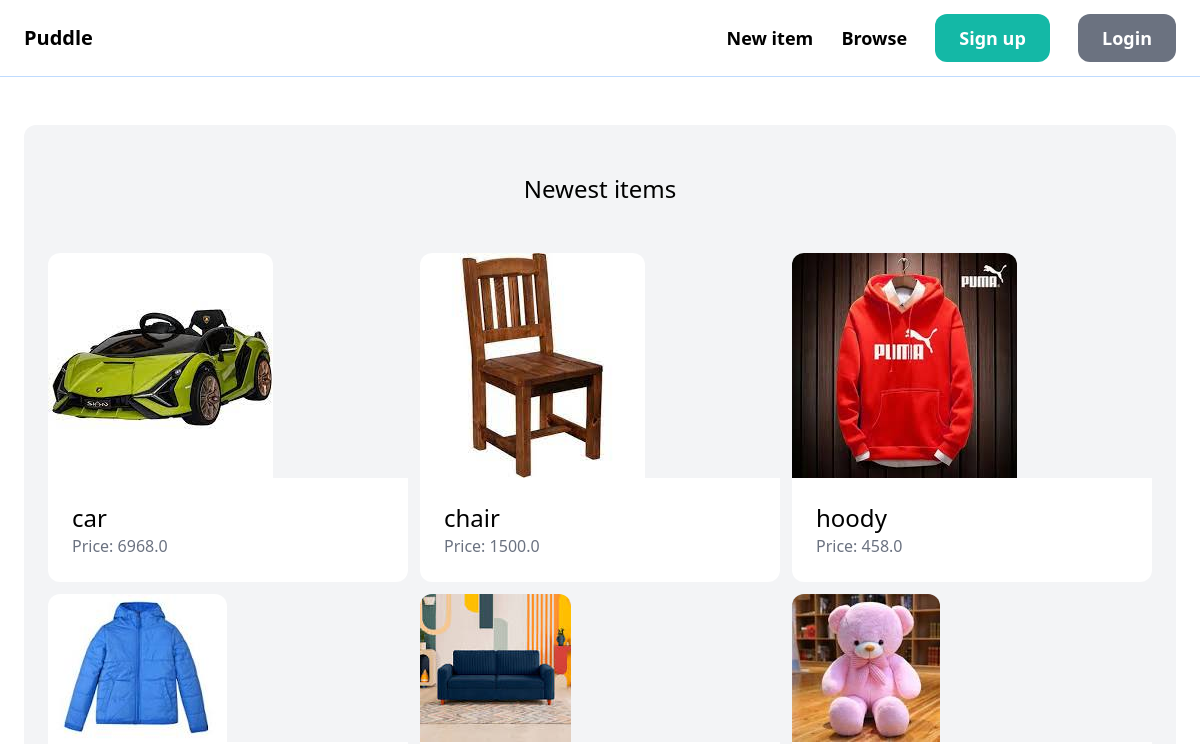
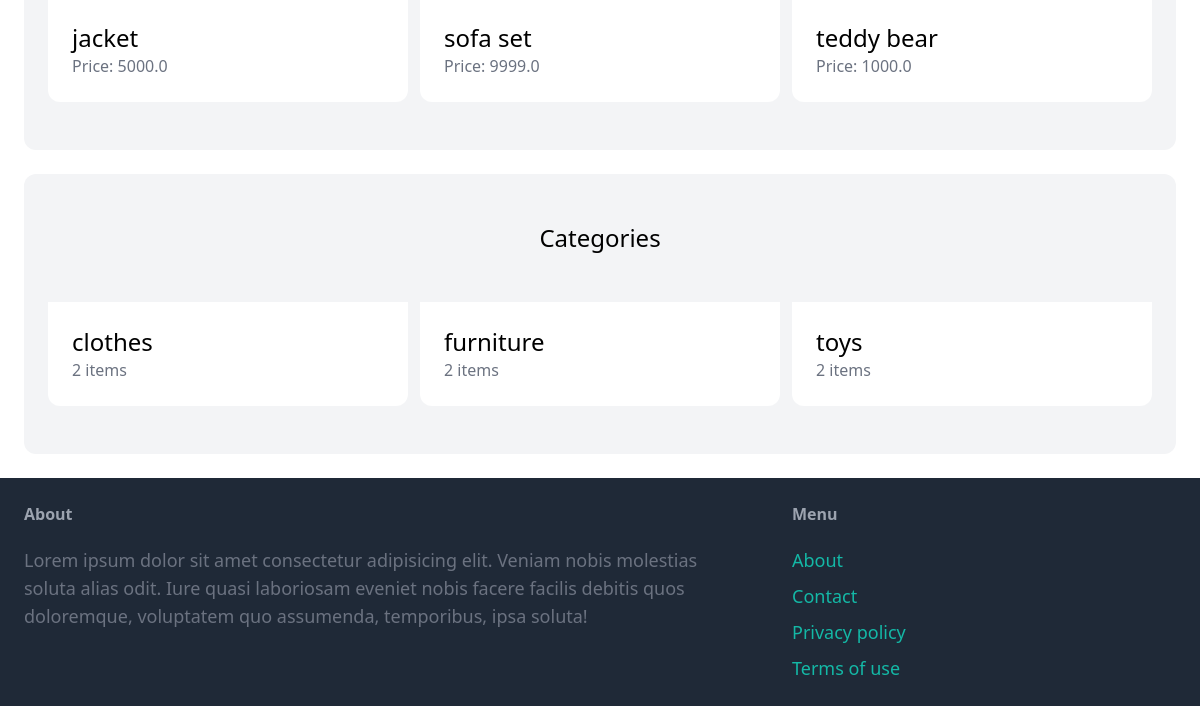
The app's page /, older data (2 pictures, top to bottom).
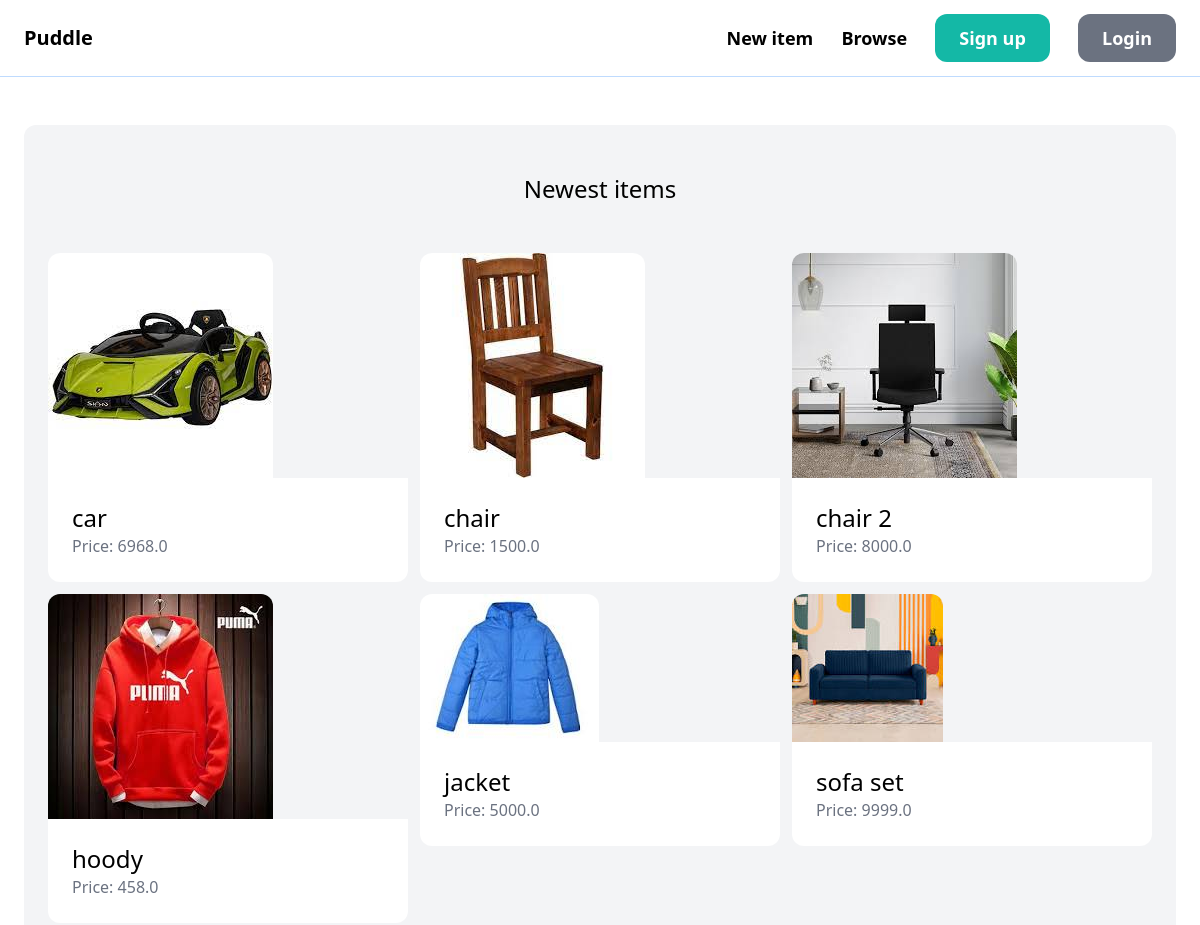
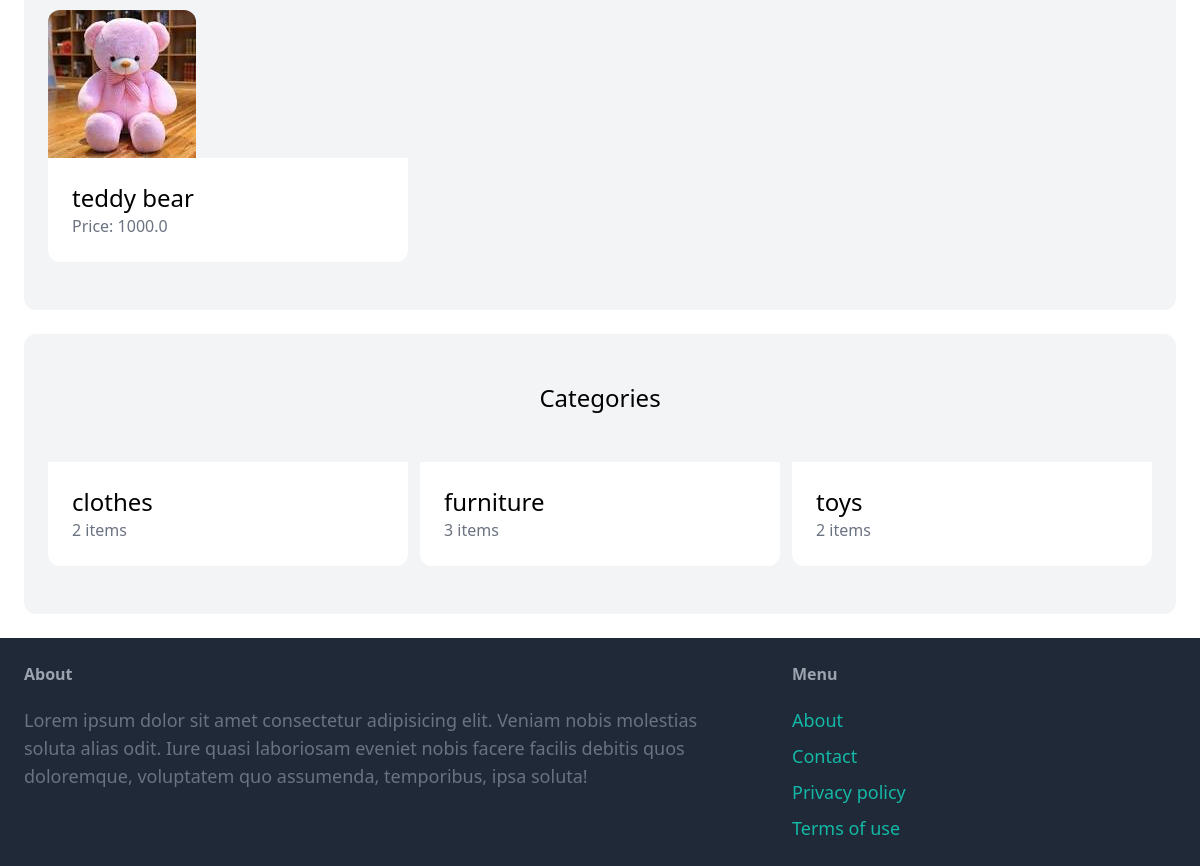
The same page, newer data (2 pictures, top to bottom).
### item/models.py (models this page shows, shortened)
class Item(models.Model):
    category=models.ForeignKey(Category,related_name='items',on_delete=models.CASCADE)
    name=models.CharField(max_length=100)
    description=models.TextField(blank=True,null=True)
    price=models.FloatField()
    is_sold=models.BooleanField(default=False)
    created_by=models.ForeignKey(User,related_name='items',on_delete=models.CASCADE)
    created_at=models.DateTimeField(auto_now_add=True)
    image=models.ImageField(upload_to='item_images',blank=True,null=True)
    class Meta:
        ordering=('name',)

class Category(models.Model):
    name=models.CharField(max_length=100)
    class Meta:
        ordering=('name',)
        verbose_name_plural='Categories'

### core/views.py (the view)
# urls.py: path('',index,name='index'),
def index(request):
    items=Item.objects.filter(is_sold=False)
    categories=Category.objects.all()
    return render(request,'core/index.html',{'categories':categories,'items':items})

### core/templates/core/index.html (shortened to what this page needs)
{% extends 'core/base.html' %}
{% block content %}
<div class="mt-6 px-6 py-12 bg-gray-100 rounded-xl">
    <h2 class="mb-12 text-2xl text-center">Newest items</h2>
    <div class="grid grid-cols-3 gap-3">
        {%for item in items%}
        <div>
            <a href="{% url 'item:detail' item.id %}">
                <div>
                    <img src="{{item.image.url}}" class="rounded-t-xl">
                </div>
                <div class="p-6 bg-white rounded-b-xl">
                    <h2 class="text-2xl">{{item.name}}</h2>
                    <p class="text-gray-500">Price: {{item.price}}</p>
                </div>
            </a>
        </div>
        {% endfor %}
    </div>
</div>
<div class="mt-6 px-6 py-12 bg-gray-100 rounded-xl">
    <h2 class="mb-12 text-2xl text-center">Categories</h2>
    <div class="grid grid-cols-3 gap-3">
        {%for category in categories%}
        <div>
            <a href="#">
                <div class="p-6 bg-white rounded-b-xl">
                    <h2 class="text-2xl">{{category.name}}</h2>
                    <p class="text-gray-500">{{category.items.count}} items</p>
                </div>
            </a>
        </div>
        {% endfor %}
    </div>
</div>
{% endblock %}

### core/templates/core/base.html (shortened to what this page needs)
<!DOCTYPE html>
<html lang="en">
<head>
    <script src="https://cdn.tailwindcss.com"></script>
</head>
<body>
    <nav class="py-6 px-6 flex justify-between items-center border-b border-blue-200">
        <a href="/" class="text-xl font-semibold">Puddle</a>
        <div class="space-x-6">
            <a href="{% url 'item:new' %}" class="text-lg font-semibold hover:text-gray-500">New item</a>
            <a href="#" class="text-lg font-semibold hover:text-gray-500">Browse</a>
            {% if request.user.is_authenticated %}
            <a href="#" class="text-lg font-semibold hover:text-gray-500">Inbox</a>
            <a href="{% url 'dashboard:index' %}" class="text-lg font-semibold hover:text-gray-500">Dashboard</a>
            {% else %}
            <a href="{% url 'core:signup'  %}" class="px-6 py-3 text-lg font-semibold bg-teal-500 text-white rounded-xl hover:bg-teal-700">Sign up</a>
            <a href="{% url 'core:login' %}" class="px-6 py-3 text-lg font-semibold bg-gray-500 text-white rounded-xl hover:bg-gray-700">Login</a>
            {% endif%}
        </div>
    </nav>
    <div class="px-6 py-6">
        {% block content %}
        {% endblock %}
    </div>
    <footer class="py-6 px-6 flex justify-between bg-gray-800">
        <div class="w-2/3 pr-10">
            <h3 class="mb-5 font-semibold text-gray-400">About</h3>
            <p class="text-lg text-gray-500">Lorem ipsum dolor sit amet consectetur adipisicing elit. Veniam nobis molestias soluta alias odit. Iure quasi laboriosam eveniet nobis facere facilis debitis quos doloremque, voluptatem quo assumenda, temporibus, ipsa soluta!</p>
        </div>
        <div class="w-1/3">
            <h3 class="mb-5 font-semibold text-gray-400">Menu</h3>
            <ul class="space-y-2">
                <li><a href="#" class="text-lg text-teal-500 hover:text-teal-700">About</a></li>
                <li><a href="{% url 'core:contact' %}" class="text-lg text-teal-500 hover:text-teal-700">Contact</a></li>
                <li><a href="#" class="text-lg text-teal-500 hover:text-teal-700">Privacy
                    policy</a><li>
                <li><a href="#" class="text-lg text-teal-500 hover:text-teal-700">Terms of use</a></li>
            </ul>
        </div>
    </footer>
</body>
</html>

Row changes from the older to the newer data that the page shows:
added Item: image (picture), name "chair 2", price "8000.0"
computed for Category "furniture": items.count "2" → "3"
